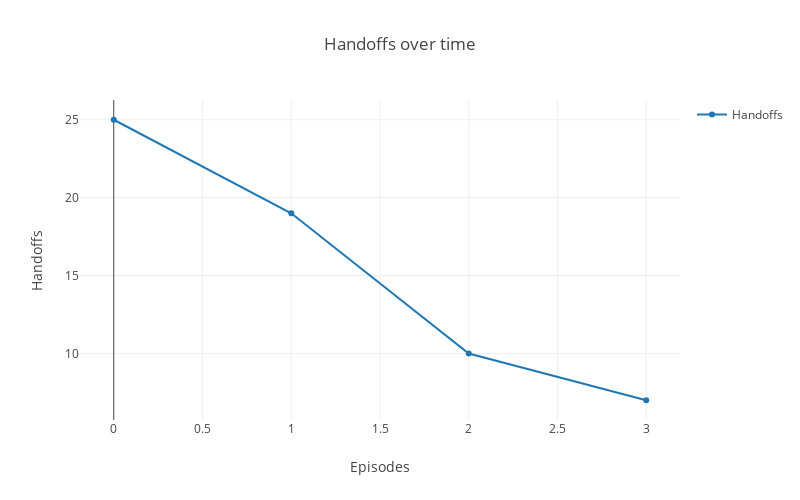

Notebook cell for this chart:
### Code cell
# Create handoff graph
handoffs = go.Scatter(
    x = len(result.Handoffs),
    y = result.Handoffs,
    name='Handoffs'
)

data = [handoffs]

# Plot and embed in ipython notebook!
plotly.offline.iplot(
    {"data": data,
     "layout": go.Layout(
         height=500,
         width=800,
         title='Handoffs over time',
         xaxis=dict(
             title='Episodes',
         ),
         yaxis=dict(
             title='Handoffs'
         ), 
         showlegend=True)},
    show_link=False,
    link_text=None)

### Figure 1 — Plotly figure (JSON) as saved in the notebook; plotly's stock layout.template omitted (floating-point values rounded to 4 significant figures)
{"data": [{"name": "Handoffs", "type": "scatter", "x": 4, "y": [25, 19, 10, 7]}], "layout": {"height": 500, "showlegend": true, "title": "Handoffs over time", "width": 800, "xaxis": {"title": "Episodes"}, "yaxis": {"title": "Handoffs"}}}
